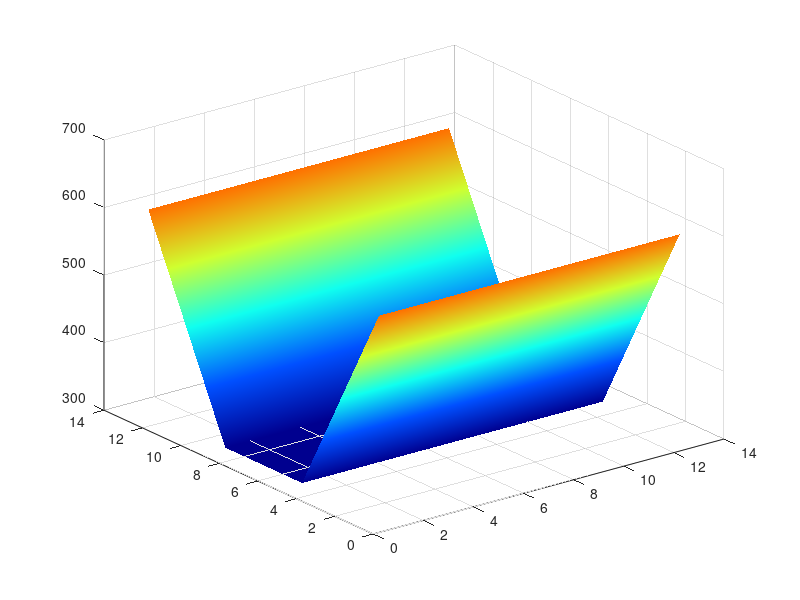

Write MATLAB code to recreate this figure.
% rng(2)
%% 
M = 13;
TRefRand = zeros(13,13);
idx = randi([1 13*13],1,1);
TRefRand(idx) = 1;
H = ones(9,9);
TRefAll = filter2(H,TRefRand)*100;
%% step
% TRefAll = zeros(13,13);
% TRefAll(1:6,:) = 200;
%% gradient
TRefAll = zeros(13,13);
for i=1:13
    TRefAll(:,i) = i/12*300-25;
end
%% V1
% TRefAll = zeros(13,13);
% for i=8:13
%     TRefAll(i,:) =  (i-8)/5*300;
% end
% for i=1:6
%     TRefAll(i,:) =  300-(i)/5*300+60;
% end
%% V2
TRefAll = zeros(13,13);
for i=9:13
    TRefAll(i,:) =  (i-9)/4*300;
end
for i=1:5
    TRefAll(i,:) =  300-(i)/4*300 + 75;
end
%% block
% TRefAll = zeros(13,13);
% TRefAll(5:9,5:9) = 400;


%% plot
surf(TRefAll+300);%heatmap
colormap jet
zlim([300 700]);
caxis([300 700]);
% view(0,90)
shading interp

drawnow


save TRefAll.mat TRefAll